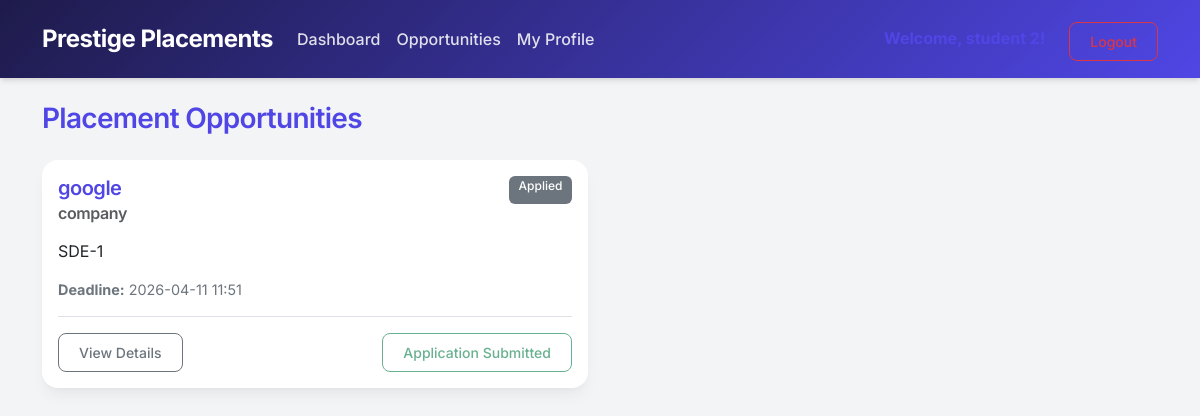
The app's page /student/drives (signed in) with its own data.
### models.py (models this page shows)
class PlacementDrive(db.Model):
    id = db.Column(db.Integer, primary_key=True)
    company_id = db.Column(db.Integer, db.ForeignKey('company_profile.id'), nullable=False)
    job_title = db.Column(db.String(150), nullable=False)
    job_description = db.Column(db.Text, nullable=False)
    eligibility_criteria = db.Column(db.Text, nullable=False)
    application_deadline = db.Column(db.DateTime, nullable=False)
    status = db.Column(db.String(50), default='Pending') # Pending, Approved, Rejected, Closed
    created_at = db.Column(db.DateTime, default=datetime.utcnow)
    applications = db.relationship('Application', backref='drive', cascade="all, delete-orphan")

class CompanyProfile(db.Model):
    id = db.Column(db.Integer, primary_key=True)
    user_id = db.Column(db.Integer, db.ForeignKey('user.id'), nullable=False)
    company_name = db.Column(db.String(150), nullable=False)
    hr_contact_name = db.Column(db.String(150), nullable=False)
    hr_contact_phone = db.Column(db.String(20), nullable=False)
    website = db.Column(db.String(255), nullable=True)
    drives = db.relationship('PlacementDrive', backref='company', cascade="all, delete-orphan")

### routes/student.py (the view)
@student_bp.route('/drives')
@login_required
@student_required
def drives():
    approved_drives = PlacementDrive.query.filter_by(status='Approved').all()
    applied_drive_ids = [app.drive_id for app in current_user.student_profile.applications]
    return render_template('student/drives.html', drives=approved_drives, applied_drive_ids=applied_drive_ids)

### routes/student.py (called while the page is built)
def student_required(f):
    @wraps(f)
    def decorated_function(*args, **kwargs):
        if not current_user.is_authenticated or current_user.role != 'student':
            flash('You do not have permission to access that page.', 'danger')
            return redirect(url_for('index'))
        return f(*args, **kwargs)
    return decorated_function

### templates/student/drives.html (shortened to what this page needs)
{% extends 'base.html' %}
{% block content %}
<h3 class="mb-4 text-primary font-weight-bold">Placement Opportunities</h3>
<div class="row">
    {% for drive in drives %}
    <div class="col-md-6 mb-4">
        <div class="card h-100 shadow-sm transition-hover">
            <div class="card-body">
                <div class="d-flex justify-content-between align-items-middle">
                    <h5 class="card-title text-primary mb-1">{{ drive.job_title }}</h5>
                    {% if drive.id in applied_drive_ids %}
                        <span class="badge bg-secondary">Applied</span>
                    {% endif %}
                </div>
                <h6 class="text-muted mb-3">{{ drive.company.company_name }}</h6>
                <p class="card-text text-truncate" style="max-height: 4.5em;">{{ drive.job_description }}</p>
                <div class="mb-3 text-secondary" style="font-size: 0.9em;">
                    <strong>Deadline:</strong> {{ drive.application_deadline.strftime('%Y-%m-%d %H:%M') }}
                </div>
                <div class="d-flex justify-content-between align-items-center mt-3 pt-3 border-top">
                    <button class="btn btn-sm btn-outline-secondary" type="button" data-bs-toggle="collapse" data-bs-target="#details-{{ drive.id }}" aria-expanded="false" aria-controls="details-{{ drive.id }}">
                        View Details
                    </button>
                    {% if drive.id not in applied_drive_ids %}
                    <form method="POST" action="{{ url_for('student.apply_drive', drive_id=drive.id) }}">
                        <button type="submit" class="btn btn-sm btn-primary">Apply Now</button>
                    </form>
                    {% else %}
                    <button class="btn btn-sm btn-outline-success" disabled>Application Submitted</button>
                    {% endif %}
                </div>
            </div>
        </div>
    </div>
    {% else %}
    <div class="col-12">
        <div class="alert alert-info border-0 shadow-sm text-center py-4">
            No active placement drives are available at the moment.
        </div>
    </div>
    {% endfor %}
</div>
{% endblock %}

### static/css/style.css (style rules this page uses)
:root { --primary-color: #4F46E5; --primary-hover: #4338CA; --secondary-color: #10B981; --bg-color: #F3F4F6; --card-bg: #FFFFFF; --text-main: #1F2937; --text-muted: #6B7280; }
body { font-family: 'Inter', sans-serif; background-color: var(--bg-color); color: var(--text-main); -webkit-font-smoothing: antialiased; }
.card { border: none; border-radius: 16px; box-shadow: 0 10px 15px -3px rgba(0, 0, 0, 0.05), 0 4px 6px -2px rgba(0, 0, 0, 0.025) !important; background-color: var(--card-bg); transition: transform 0.2s ease, box-shadow 0.2s ease; }
h1, h2, h3, h4, h5, h6 { font-weight: 600; letter-spacing: -0.025em; color: var(--text-main); }
.text-primary { color: var(--primary-color) !important; }
.btn { border-radius: 8px; font-weight: 500; padding: 0.5rem 1.25rem; transition: all 0.2s; }
.badge { padding: 0.4em 0.8em; font-weight: 500; border-radius: 6px; }

### records on screen
PlacementDrive: job_title "google", shows "Applied", company.company_name "company", job_description "SDE-1", application_deadline "2026-04-11 11:51", shows "Application Submitted"
